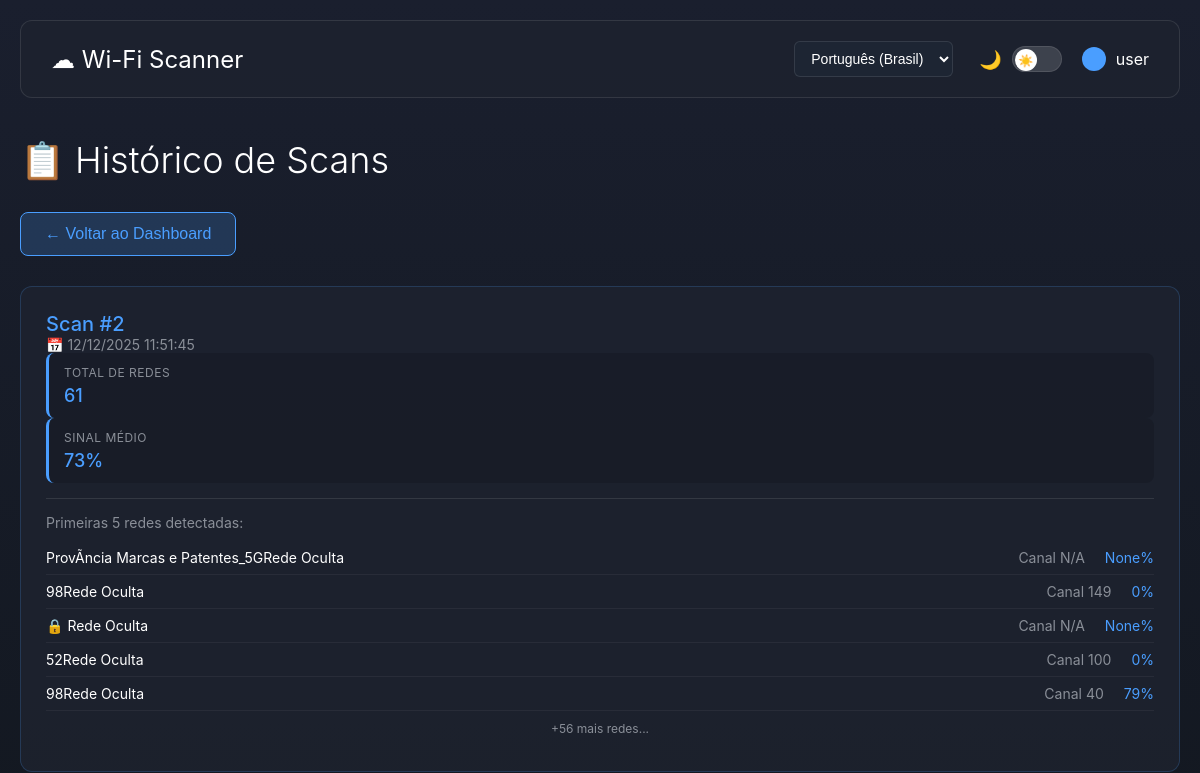
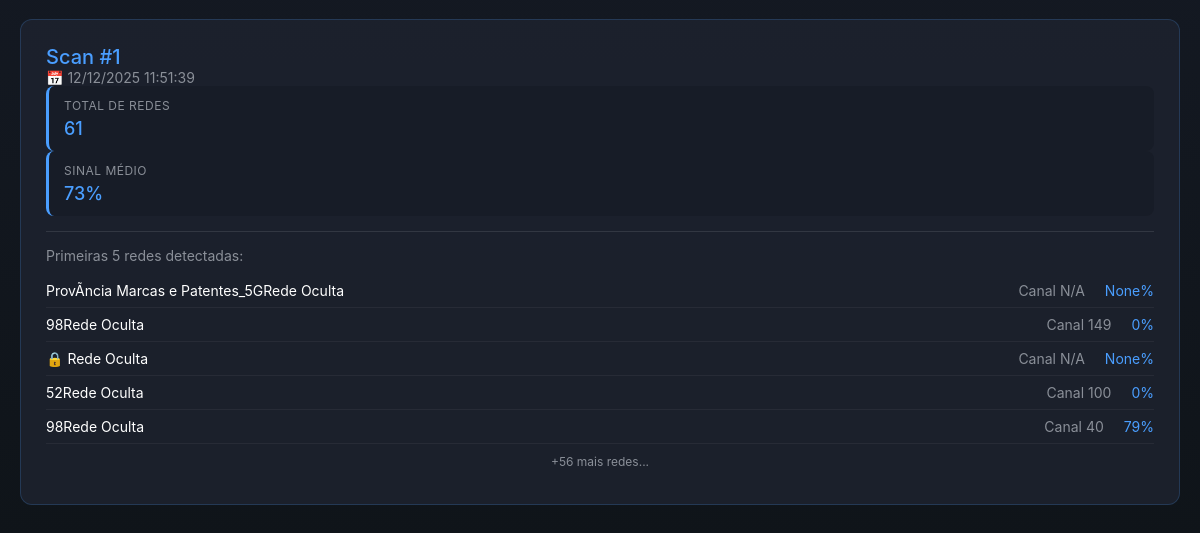
Page /pt-br/historico/ (signed in) on the earlier database version (2 pictures, top to bottom).
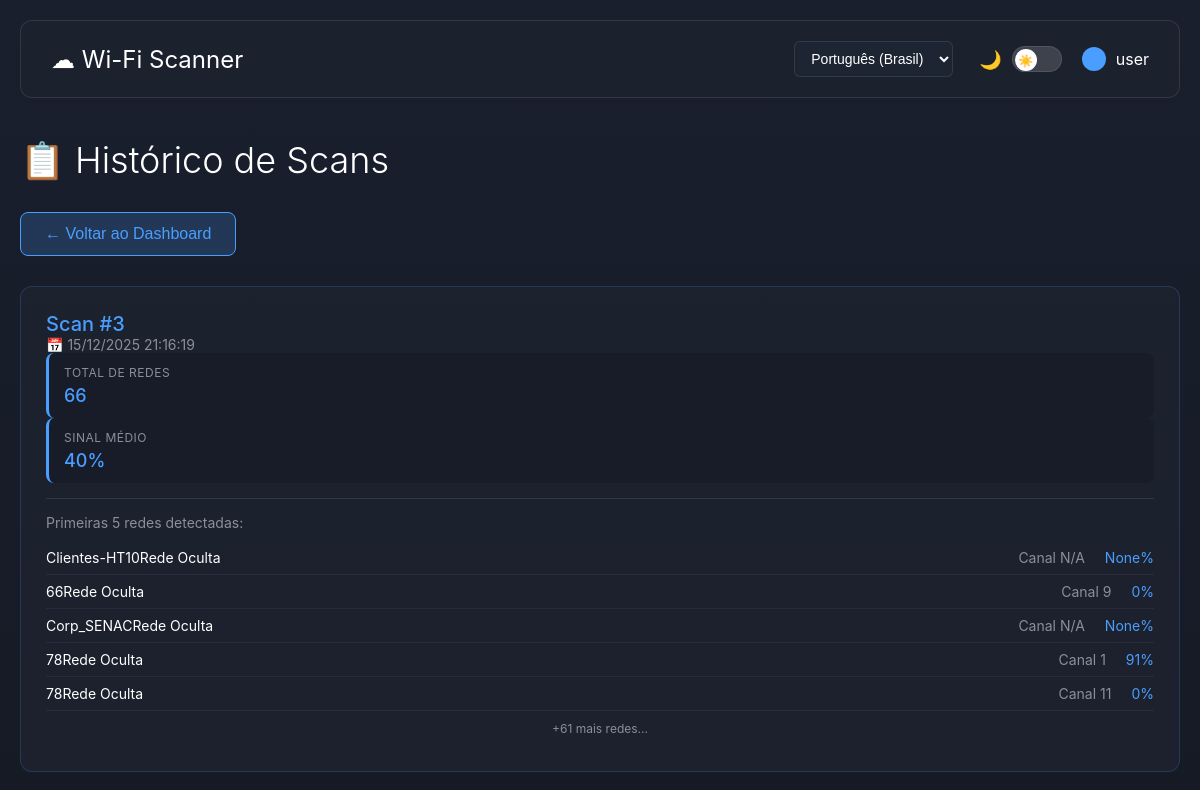
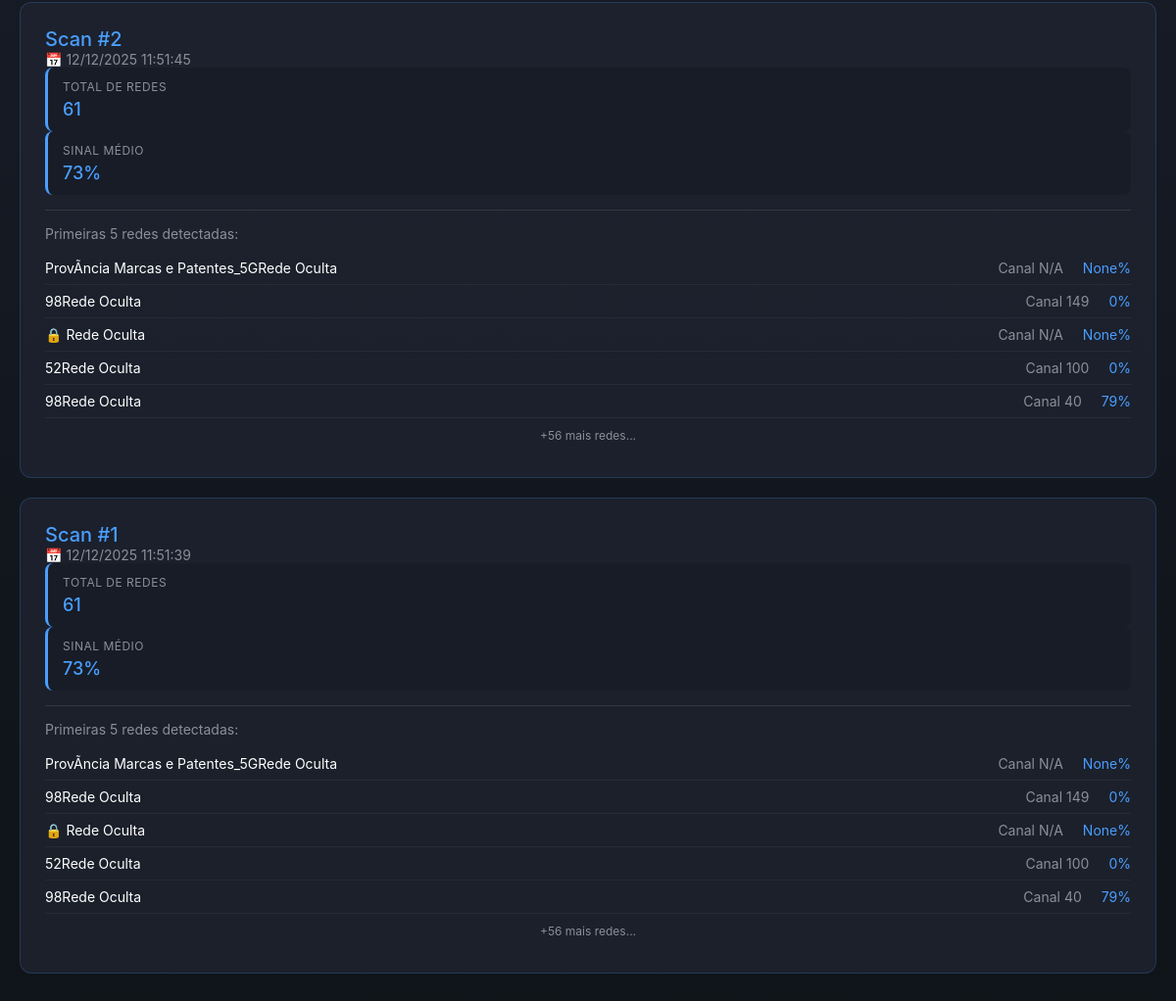
Same page on the later database version (2 pictures, top to bottom).
### app_wifi_scanner/models.py (models this page shows, shortened)
class Usuario(models.Model):
    id_usuario = models.AutoField(primary_key=True)
    nome = models.CharField(max_length=100)
    email = models.EmailField(max_length=100, unique=True, default='sem-email@example.com')
    senha = models.CharField(max_length=100)

class WifiScan(models.Model):
    usuario = models.ForeignKey(Usuario, on_delete=models.CASCADE, related_name='wifi_scans')
    data_hora = models.DateTimeField(auto_now_add=True)
    redes = models.JSONField(default=list)  # Salva a lista de redes em JSON
    total_networks = models.IntegerField(default=0)
    avg_signal = models.IntegerField(default=0)
    class Meta:
        ordering = ['-data_hora']

### app_wifi_scanner/views.py (the view)
# urls.py: path('historico/', views.historico_scans, name='historico_scans'),
def historico_scans(request):
    if 'usuario_id' not in request.session:
        return redirect('login')
    usuario = Usuario.objects.get(id_usuario=request.session['usuario_id'])
    scans = WifiScan.objects.filter(usuario=usuario)
    return render(request, 'usuarios/historico.html', {'scans': scans})

### app_wifi_scanner/templates/usuarios/historico.html (shortened to what this page needs)
{% load static i18n %}
<!DOCTYPE html>
<html lang="{{ LANGUAGE_CODE|default:'pt-br' }}">
<head>
    <link rel="stylesheet" href="{% static 'css/theme.css' %}">
</head>
<body>
    <div class="container">
        <div class="header">
            <div class="nav">
                <div class="logo">☁ {% trans "Wi-Fi Scanner" %}</div>
            </div>
            <div class="nav-right">
                <div class="language-selector-wrapper">
                    {% include 'usuarios/language_selector.html' %}
                </div>
                <div class="theme-toggle">
                    <span class="theme-icon">🌙</span>
                    <div class="toggle-switch">
                        <div class="toggle-circle">☀️</div>
                    </div>
                </div>
                <div class="user">
                    <div class="user-icon"></div>
                    <span>{{ request.session.usuario_nome }}</span>
                </div>
            </div>
        </div>
        <h1>📋 {% trans "Histórico de Scans" %}</h1>
        <button class="btn-voltar" onclick="window.location.href='/'">← {% trans "Voltar ao Dashboard" %}</button>
        {% if scans %}
            <div id="scans-container">
                {% for scan in scans %}
                    <div class="scan-card" onclick="openModal({{ scan.id }})">
                        <div class="scan-header">
                            <div class="scan-titulo">{% trans "Scan" %} #{{ scan.id }}</div>
                            <div class="scan-data">📅 {{ scan.data_hora|date:"d/m/Y H:i:s" }}</div>
                        </div>
                        <div class="scan-stats">
                            <div class="stat">
                                <div class="stat-label">{% trans "Total de Redes" %}</div>
                                <div class="stat-value">{{ scan.total_networks }}</div>
                            </div>
                            <div class="stat">
                                <div class="stat-label">{% trans "Sinal Médio" %}</div>
                                <div class="stat-value">{{ scan.avg_signal }}%</div>
                            </div>
                        </div>
                        <div class="networks-preview">
                            <div class="networks-preview-title">{% trans "Primeiras 5 redes detectadas:" %}</div>
                            {% for network in scan.redes|slice:":5" %}
                                <div class="network-item-preview">
                                    <span class="network-name">{{ network.ssid|default:"🔒 "|add:_('Rede Oculta') }}</span>
                                    <div class="network-info">
                                        <span>{% trans "Canal" %} {{ network.channel|default:"N/A" }}</span>
                                        <span style="color: #4a9eff;">{{ network.signal }}%</span>
                                    </div>
                                </div>
                            {% endfor %}
                            {% if scan.redes|length > 5 %}
                                <div style="text-align: center; padding: 10px 0; color: #8a8f98; font-size: 12px;">
                                    +{{ scan.redes|length|add:"-5" }} {% trans "mais redes..." %}
                                </div>
                            {% endif %}
                        </div>
                    </div>
                {% endfor %}
            </div>
        {% else %}
            <div class="empty-state">
                <div class="empty-state-icon">📭</div>
                <div class="empty-state-text">{% trans "Nenhum scan foi salvo ainda" %}</div>
                <a class="btn-voltar" href="/" style="display: inline-block;">{% trans "Voltar ao Dashboard" %}</a>
            </div>
        {% endif %}
    </div>
</body>
</html>

### app_wifi_scanner/templates/usuarios/language_selector.html (shortened to what this page needs)
{% load i18n %}
<div class="language-selector">
    <form action="{% url 'set_language' %}" method="post">
        <select name="language" onchange="this.form.submit()">
            {% get_current_language as LANGUAGE_CODE %}
            {% get_available_languages as LANGUAGES %}
            {% for lang_code, lang_name in LANGUAGES %}
                <option value="{{ lang_code }}" {% if lang_code == LANGUAGE_CODE %}selected{% endif %}>
                    {{ lang_name }}
                </option>
            {% endfor %}
        </select>
    </form>
</div>

### app_wifi_scanner/static/css/theme.css (style rules this page uses)
:root { --bg-primary: #1a1f2e; --bg-secondary: #0f1419; --bg-tertiary: rgba(30, 35, 48, 0.6); --bg-card: rgba(30, 35, 48, 0.8); --text-primary: #ffffff; --text-secondary: rgba(255, 255, 255, 0.6); --text-tertiary: #8a8f98; --border-color: rgba(255, 255, 255, 0.1); --border-light: rgba(255, 255, 255, 0.15); --accent-color: #4a9eff; --accent-dark: #357abd; --warning-color: #e07846; --success-color: #2ecc71; --input-bg: rgba(30, 41, 56, 0.6); --input-bg-focus: rgba(30, 41, 56, 0.8); }
* { margin: 0; padding: 0; box-sizing: border-box; }
body { font-family: -apple-system, BlinkMacSystemFont, 'Segoe UI', Arial, sans-serif; background: linear-gradient(180deg, var(--bg-primary) 0%, var(--bg-secondary) 100%); color: var(--text-primary); min-height: 100vh; padding: 20px; transition: background-color 0.3s ease, color 0.3s ease; }
.container { max-width: 1400px; margin: 0 auto; }
.header { display: flex; justify-content: space-between; align-items: center; padding: 20px 30px; background: var(--bg-tertiary); border-radius: 12px; margin-bottom: 40px; border: 1px solid var(--border-color); transition: all 0.3s ease; }
.nav { display: flex; align-items: center; gap: 40px; }
.logo { font-size: 24px; color: var(--text-primary); }
.nav-right { display: flex; align-items: center; gap: 30px; }
.user { display: flex; align-items: center; gap: 10px; font-size: 16px; }
.user-icon { width: 24px; height: 24px; background: var(--accent-color); border-radius: 50%; }
.theme-toggle { display: flex; align-items: center; gap: 10px; cursor: pointer; }
.toggle-switch { width: 50px; height: 26px; background: var(--border-light); border-radius: 13px; position: relative; transition: background-color 0.3s ease; border: 1px solid var(--border-color); }
.toggle-circle { width: 22px; height: 22px; background: var(--text-primary); border-radius: 50%; position: absolute; top: 2px; left: 2px; transition: transform 0.3s ease; display: flex; align-items: center; justify-content: center; font-size: 12px; }
.theme-icon { font-size: 18px; }
h1 { font-size: 36px; margin-bottom: 30px; font-weight: 300; color: var(--text-primary); }
.stat-label { font-size: 13px; color: var(--text-tertiary); margin-bottom: 10px; text-transform: uppercase; letter-spacing: 0.5px; }
.stat-value { font-size: 36px; font-weight: 300; color: var(--accent-color); }
input, textarea, select { background: var(--input-bg); color: var(--text-primary); border: 1px solid var(--border-color); transition: all 0.3s ease; }

### app_wifi_scanner/templates/usuarios/language_selector.html (style rules this page uses)
.language-selector { display: flex; align-items: center; }
.language-selector form { margin: 0; }
.language-selector select { padding: 8px 12px; font-size: 14px; background: var(--input-bg); color: var(--text-primary); border: 1px solid var(--border-color); border-radius: 6px; cursor: pointer; transition: all 0.3s; outline: none; }

Differences in the rows shown:
added WifiScan: id "3", data_hora "15/12/2025 21:16:19", total_networks "66", avg_signal "40", ssid|add "Clientes-HT10Rede Oculta" "66Rede Oculta" "Corp_SENACRede Oculta" "78Rede Oculta" "78Rede Oculta", channel "N/A" "9" "N/A" "1" "11", signal "None" "0" "None" "91" "0", redes|length "61"
